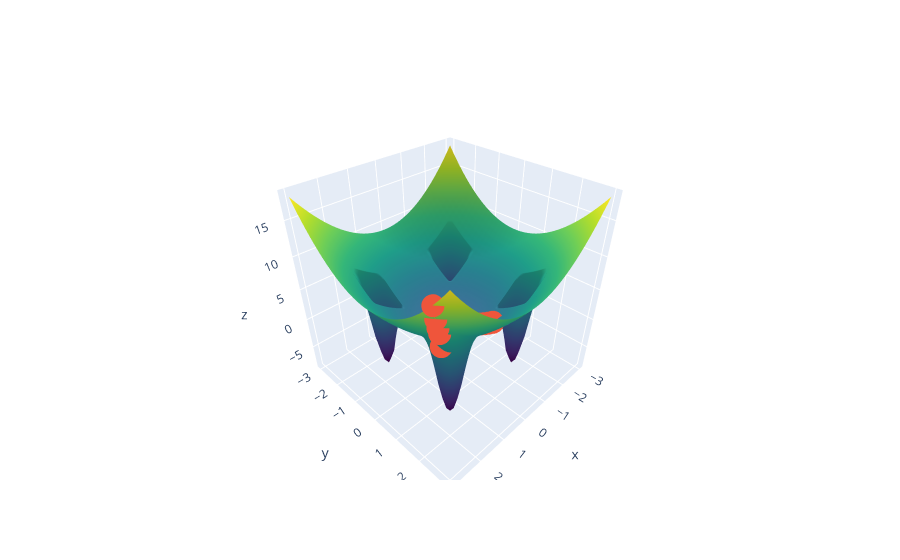

Source (notebook cell):
### Code cell
x_hist = run_gd(lambda x: f_2d_toy(x[0], x[1]), 0.05, torch.tensor([3., 2.5]), max_iter=1e4)
xs = np.array([x[0].item() for x in x_hist])
ys = np.array([x[1].item() for x in x_hist])
zs = f_2d_toy(torch.tensor(xs), torch.tensor(ys)).numpy()
fig = go.Figure(
    data=[
        go.Surface(
            x=grid_x.numpy(), 
            y=grid_y.numpy(), 
            z=grid_z.numpy(), 
            colorscale='Viridis', 
            showscale=False
        ),
        go.Scatter3d(
            x=xs, y=ys, z=zs,
        )
    ]
)
fig.show()
